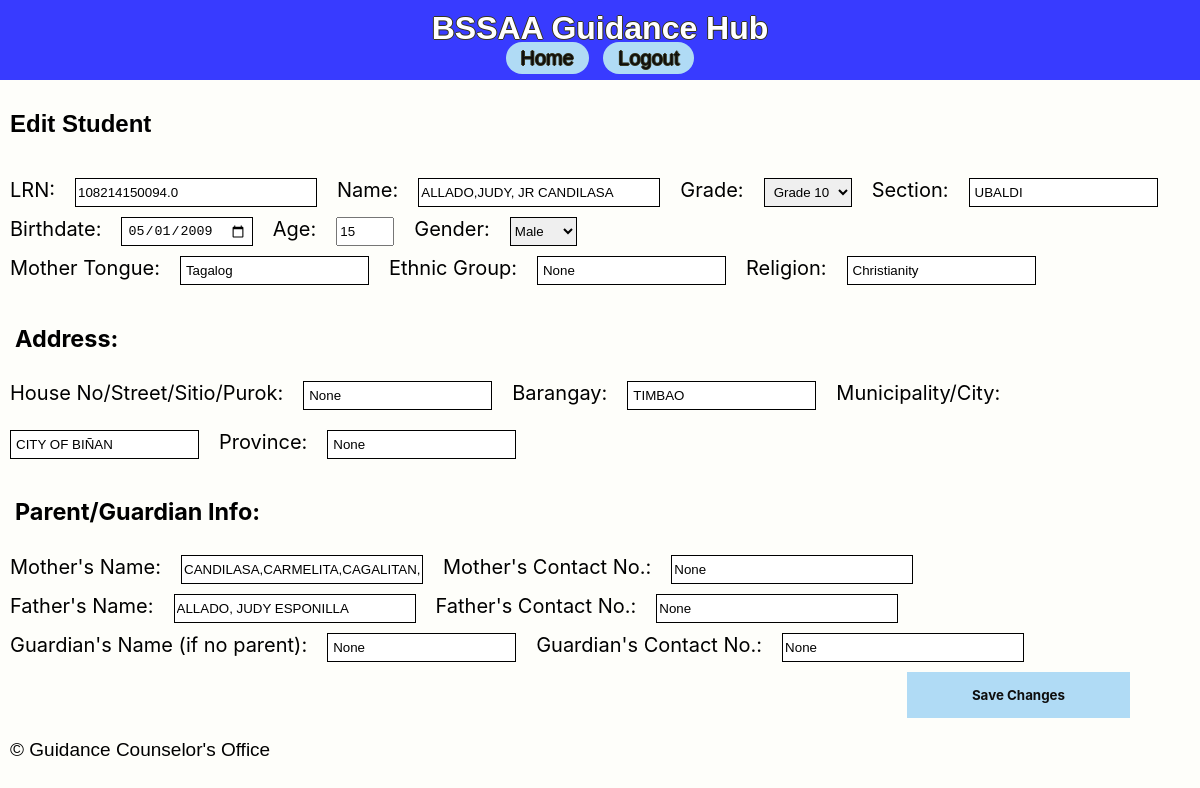
Before: /edit_student/1 with the older database file.
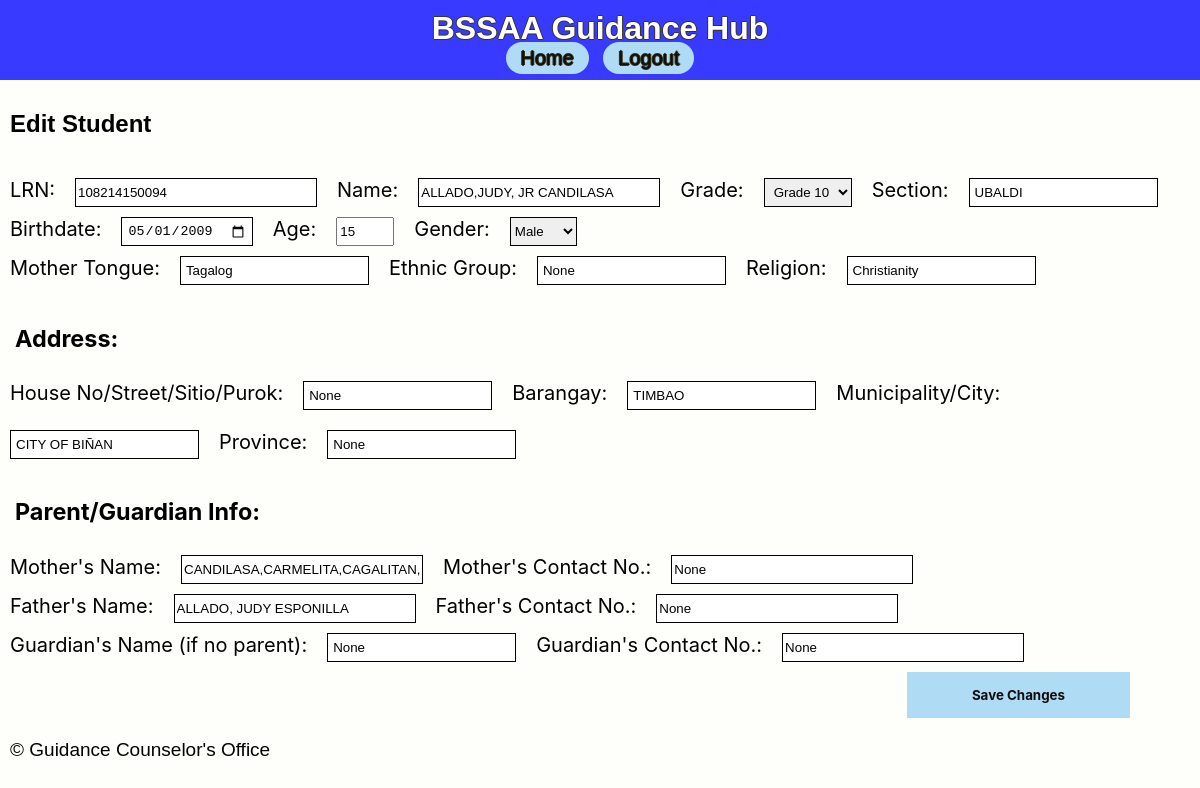
After: the same page with the newer database file.
### app/models.py (models this page shows)
class StudentRecord(db.Model):
    id = db.Column(db.Integer, primary_key=True)
    lrn = db.Column(db.String(12), nullable=True, unique=True)
    name = db.Column(db.String(100), nullable=True)
    grade = db.Column(db.String(20), nullable=True)
    section = db.Column(db.String(50), nullable=True)
    birthdate = db.Column(db.Date, nullable=True)
    age = db.Column(db.Integer, nullable=True)
    gender = db.Column(db.String(10), nullable=True)
    mother_tongue = db.Column(db.String(50), nullable=True)
    ethnic_group = db.Column(db.String(50), nullable=True)
    religion = db.Column(db.String(50), nullable=True)
    address_house_no = db.Column(db.String(100), nullable=True)
    address_barangay = db.Column(db.String(100), nullable=True)
    address_city = db.Column(db.String(100), nullable=True)
    address_province = db.Column(db.String(100), nullable=True)
    mother_name = db.Column(db.String(100), nullable=True)
    mother_contact = db.Column(db.String(15), nullable=True)
    father_name = db.Column(db.String(100), nullable=True)
    father_contact = db.Column(db.String(15), nullable=True)
    guardian_name = db.Column(db.String(100), nullable=True)
    guardian_contact = db.Column(db.String(15), nullable=True)
    reason = db.Column(db.String(200), nullable=True)
    type_of_offense = db.Column(db.String(100), nullable=True)
    date_time = db.Column(db.DateTime, default=datetime.utcnow)
    additional_info = db.Column(db.String, nullable=True)
    profile_picture = db.Column(db.String(100), nullable=True)
    offenses = db.relationship('OffenseRecord', backref='student', lazy=True)

### app/routes.py (the view, shortened to what this page needs)
@main.route('/edit_student/<int:id>', methods=['GET', 'POST'])
def edit_student(id):
    student = StudentRecord.query.get_or_404(id)
    return render_template('edit_student.html', student=student)

### app/templates/edit_student.html (shortened to what this page needs)
{% extends 'base.html' %}
{% block content %}
<h2>Edit Student</h2>
<form method="POST">
    <div class="form-section">
        <label for="lrn">LRN:</label>
        <input class="textbox-length" type="text" id="lrn" name="lrn" value="{{ student.lrn }}" pattern="\d{12}" required>
        <label for="name">Name:</label>
        <input class="textbox-length" type="text" id="name" name="name" value="{{ student.name }}" required>
        <label for="grade">Grade:</label>
        <select class="textboxsmall" id="grade" name="grade" required>
            <option value="Grade 10" {% if student.grade == 'Grade 10' %}selected{% endif %}>Grade 10</option>
        </select>
        <label for="section">Section:</label>
        <input class="textboxsmall" type="text" id="section" name="section" value="{{ student.section }}" required>
    </div>
    <div class="form-section">
        <label for="birthdate">Birthdate:</label>
        <input class="textboxsmall" type="date" id="birthdate" name="birthdate" value="{{ student.birthdate }}" required>
        <label for="age">Age:</label>
        <input class="textbox-short" type="number" id="age" name="age" value="{{ student.age }}" required>
        <label for="gender">Gender:</label>
        <select id="gender" name="gender" required>
            <option value="male" {% if student.gender == 'male' %}selected{% endif %}>Male</option>
        </select>
    </div>
    <div class="form-section">
        <label for="mother_tongue">Mother Tongue:</label>
        <input class="textboxsmall" type="text" id="mother_tongue" name="mother_tongue" value="{{ student.mother_tongue }}" required>
        <label for="ethnic_group">Ethnic Group:</label>
        <input class="textboxsmall" type="text" id="ethnic_group" name="ethnic_group" value="{{ student.ethnic_group }}">
        <label for="religion">Religion:</label>
        <input class="textboxsmall" type="text" id="religion" name="religion" value="{{ student.religion }}" required>
    </div>
    <h3>Address:</h3>
    <div class="form-section">
        <label for="address_house_no">House No/Street/Sitio/Purok:</label>
        <input class="textboxsmall" type="text" id="address_house_no" name="address_house_no" value="{{ student.address_house_no }}" required>
        <label for="address_barangay">Barangay:</label>
        <input class="textboxsmall" type="text" id="address_barangay" name="address_barangay" value="{{ student.address_barangay }}" required>
        <label for="address_city">Municipality/City:</label>
        <input class="textboxsmall" type="text" id="address_city" name="address_city" value="{{ student.address_city }}" required>
        <label for="address_province">Province:</label>
        <input class="textboxsmall" type="text" id="address_province" name="address_province" value="{{ student.address_province }}" required>
    </div>
    <h3>Parent/Guardian Info:</h3>
    <div class="form-section1">
        <div class="form-section">
            <label for="mother_name">Mother's Name:</label>
            <input class="textbox-length" type="text" id="mother_name" name="mother_name" value="{{ student.mother_name }}" required>
            <label for="mother_contact">Mother's Contact No.:</label>
            <input class="textbox-length" type="text" id="mother_contact" name="mother_contact" value="{{ student.mother_contact }}" pattern="\d{11}">
        </div>
        <div class="form-section">
            <label for="father_name">Father's Name:</label>
            <input class="textbox-length" type="text" id="father_name" name="father_name" value="{{ student.father_name }}" required>
            <label for="father_contact">Father's Contact No.:</label>
            <input class="textbox-length" type="text" id="father_contact" name="father_contact" value="{{ student.father_contact }}" pattern="\d{11}">
        </div>
        <div class="form-section">
            <label for="guardian_name">Guardian's Name (if no parent):</label>
            <input class="textboxsmall" type="text" id="guardian_name" name="guardian_name" value="{{ student.guardian_name }}">
            <label for="guardian_contact">Guardian's Contact No.:</label>
            <input class="textbox-length" type="text" id="guardian_contact" name="guardian_contact" value="{{ student.guardian_contact }}" pattern="\d{11}">
        </div>
    </div>
    <button type="submit">Save Changes</button>
</form>
{% endblock %}

### app/templates/base.html (shortened to what this page needs)
<!DOCTYPE html>
<html lang="en">
<head>
    <link rel="stylesheet" href="{{ url_for('static', filename='css/styles.css') }}">
</head>
<body>
    <div class="wrapper">
        <header>
            <h1>BSSAA Guidance Hub</h1>
            <nav>
                <a href="{{ url_for('main.dashboard') }}">Home</a>
                <a href="{{ url_for('main.registration') }}">Logout</a>
            </nav>
        </header>
        <main>
            {% block content %}
            {% endblock %}
        </main>
        <footer>
            <p>&copy; {{ current_year }} Guidance Counselor's Office</p>
        </footer>
    </div>
</body>
</html>

### app/static/css/styles.css (style rules this page uses)
body { font-family: Arial, Helvetica, sans-serif; margin: 0; padding: 0; background-color: #f4f4f4; display: flex; flex-direction: column; min-height: 100vh; background-color: #FEFEFA; height: 100%; }
.wrapper { display: flex; flex-direction: column; min-height: 100vh; }
main { flex: 1; }
footer { padding: 10px 0; bottom: 0; width: 100%; }
header { background: #383bff; color: #ffffff; padding: 10px 0; text-align: center; text-shadow: -1px 0 rgb(54, 53, 31), 0 1px rgb(54, 53, 31), 1px 0 rgb(54, 53, 31), 0 -1px rgb(54, 53, 31); }
h1 { margin: 0; }
p { font-family: Verdana, Geneva, Tahoma, sans-serif; padding: 10px; font-size: 19px; }
h2 { padding: 10px; }
a { font-size: 20px; background-color: #b0dbf5; margin: 0px 5px 5px 5px; border-radius: 40px; padding: 5px 15px; text-decoration: none; color: #0e0e0e; }
label { display: block; margin-bottom: 5px; }
form { font-family: ROBOTO-VARIABLE-FONT, -apple-system, BlinkMacSystemFont, "Segoe UI", Roboto, "Helvetica Neue"; padding: 10px; font-size: 20px; }
button[type="submit"] { font-family: ROBOTO-VARIABLE-FONT, -apple-system, BlinkMacSystemFont, "Segoe UI", Roboto, "Helvetica Neue"; font-weight: bold; background-color: #b0dbf5; color: #0e0e0e; border: none; padding: 15px 65px; position: absolute; right: 70px; cursor: pointer; }
input[type="text"], input[type="date"], input[type="time"], select { border: 1px solid #000000; }
.textboxsmall { padding: 5px; }
.textbox-length { width: 20%; }
.textbox-short { width: 50px; }
.form-section { display: flex; flex-wrap: wrap; gap: 20px; padding-bottom: 10px; }
h3 { padding: 5px; }

Changed rows visible on the page:
changed StudentRecord "ALLADO,JUDY, JR CANDILASA": lrn "108214150094.0" → "108214150094"
